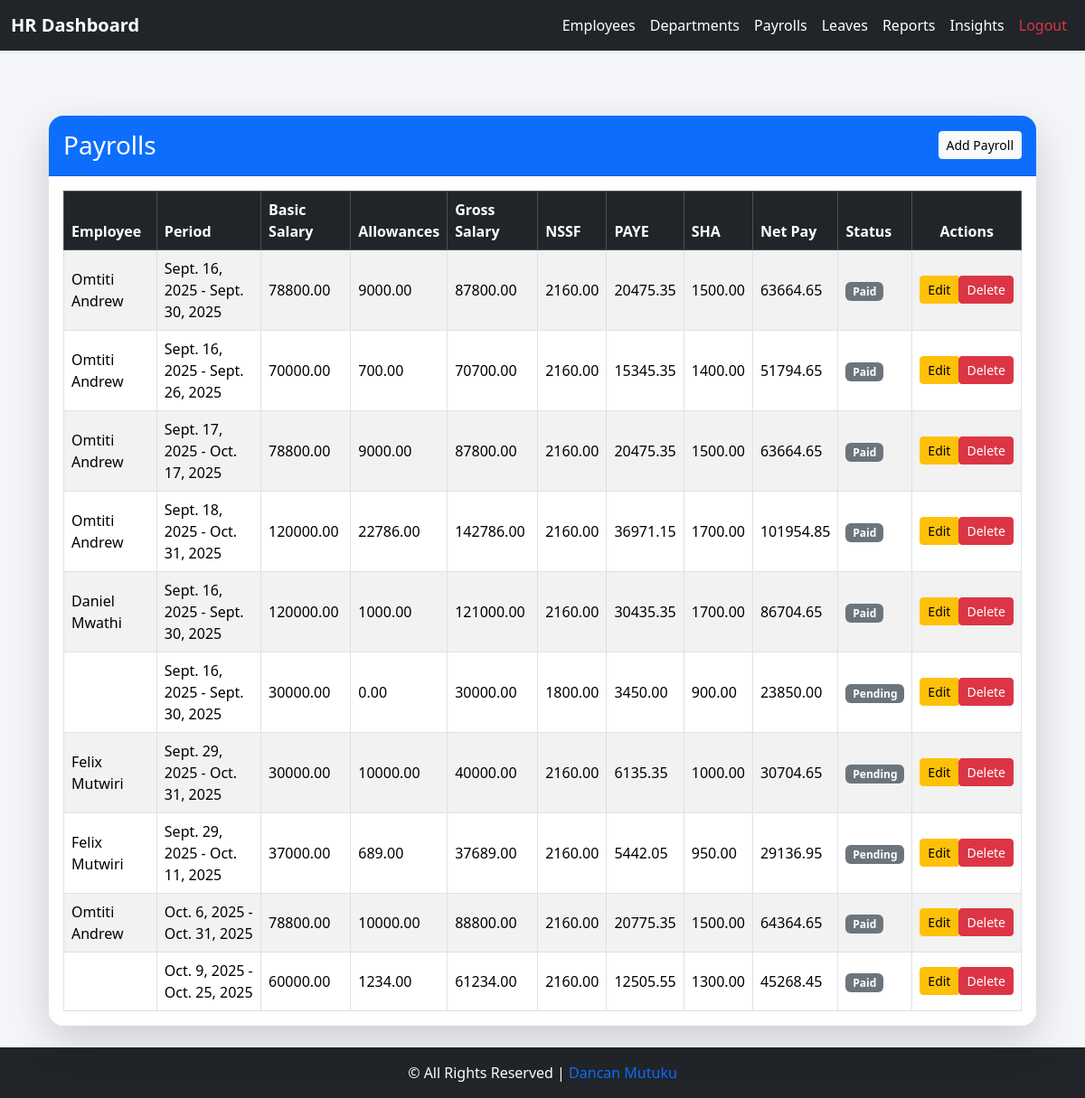
The app's page /employee/hr/payrolls/, older data.
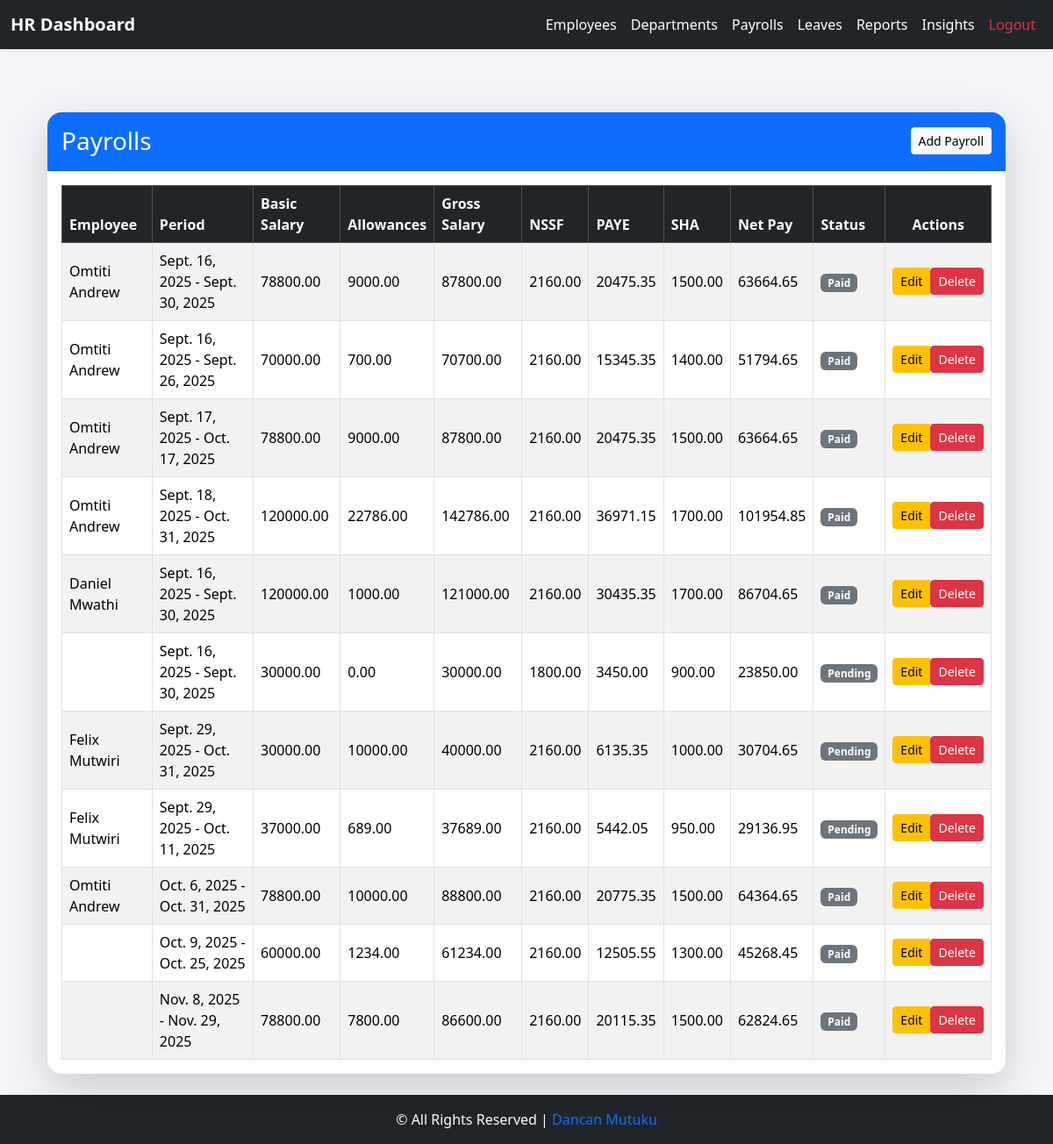
The same page, newer data.
### core/models.py (models this page shows, shortened)
class Payroll(models.Model):
    STATUS_PENDING = 'Pending'
    STATUS_PAID = 'Paid'
    STATUS_CHOICES = [
        (STATUS_PENDING, 'Pending'),
        (STATUS_PAID, 'Paid'),
    ]
    employee = models.ForeignKey(Employee, on_delete=models.CASCADE, related_name='payrolls')
    period_start = models.DateField()
    period_end = models.DateField()
    basic_salary = models.DecimalField(max_digits=10, decimal_places=2)
    allowances = models.DecimalField(max_digits=10, decimal_places=2, default=0)
    gross_salary = models.DecimalField(max_digits=10, decimal_places=2, editable=False)
    paye = models.DecimalField(max_digits=10, decimal_places=2, editable=False, default=0)
    sha = models.DecimalField(max_digits=10, decimal_places=2, editable=False, default=0)
    nssf = models.DecimalField(max_digits=10, decimal_places=2, editable=False, default=0)
    net_pay = models.DecimalField(max_digits=10, decimal_places=2, editable=False)
    status = models.CharField(max_length=10, choices=STATUS_CHOICES, default=STATUS_PENDING)

class Employee(models.Model):
    GENDER_CHOICES = (
        ("M", "Male"),
        ("F", "Female"),
    )
    user = models.OneToOneField(User, on_delete=models.CASCADE, related_name='employee_profile')
    employee_id = models.CharField(max_length=20, unique=True, blank=True, null=True)
    contact = models.CharField(max_length=20, blank=True)
    dob = models.DateField(null=True, blank=True)
    gender = models.CharField(max_length=1, choices=GENDER_CHOICES, blank=True)
    address = models.TextField(blank=True)
    job_title = models.CharField(max_length=100, blank=True)
    department = models.ForeignKey('Department', on_delete=models.SET_NULL, null=True, blank=True)
    hire_date = models.DateField(null=True, blank=True)
    is_active_employee = models.BooleanField(default=True)
    salary = models.DecimalField(
        max_digits=10, decimal_places=2, default=0, validators=[MinValueValidator(0)]
    )
    profile_picture = models.ImageField(upload_to="profiles/", blank=True, null=True)
    emergency_contact_name = models.CharField(max_length=100, blank=True, null=True)
    emergency_contact_phone = models.CharField(max_length=20, blank=True, null=True)
    annual_leave_balance = models.PositiveIntegerField(default=20)
    sick_leave_balance = models.PositiveIntegerField(default=10)
    contract_start = models.DateField(null=True, blank=True)
    contract_end = models.DateField(null=True, blank=True)

### core/views.py (the view)
# urls.py: path("hr/payrolls/", views.payroll_list, name="payroll_list"),
def payroll_list(request):
    payrolls = Payroll.objects.all()  # <- fetch all payroll records
    return render(request, 'core/payroll_list.html', {'payrolls': payrolls})

### core/templates/core/payroll_list.html (shortened to what this page needs)
{% extends 'base_hr.html' %}
{% block content %}
<div class="container mt-5">
  <div class="row justify-content-center">
    <div class="col-12 col-sm-12 col-md-12">
      <div class="card shadow-lg border-0 rounded-4">
        <div class="card-header bg-primary text-white d-flex justify-content-between align-items-center py-3 rounded-top-4">
          <h3 class="mb-0">Payrolls</h3>
          <a href="{% url 'payroll_add' %}" class="btn btn-light btn-sm">
             Add Payroll
          </a>
        </div>
        <div class="card-body">
          {% if payrolls %}
          <div class="table-responsive">
            <table class="table table-striped table-bordered align-middle mb-0">
              <thead class="table-dark">
                <tr>
                  <th>Employee</th>
                  <th>Period</th>
                  <th>Basic Salary</th>
                  <th>Allowances</th>
                  <th>Gross Salary</th>
                  <th>NSSF</th>
                  <th>PAYE</th>
                  <th>SHA</th>
                  <th>Net Pay</th>
                  <th>Status</th>
                  <th class="text-center">Actions</th>
                </tr>
              </thead>
              <tbody>
                {% for payroll in payrolls %}
                <tr>
                  <td>{{ payroll.employee.user.get_full_name }}</td>
                  <td>{{ payroll.period_start }} - {{ payroll.period_end }}</td>
                  <td>{{ payroll.basic_salary|floatformat:2 }}</td>
                  <td>{{ payroll.allowances|floatformat:2 }}</td>
                  <td>{{ payroll.gross_salary|floatformat:2 }}</td>
                  <td>{{ payroll.nssf|floatformat:2 }}</td>
                  <td>{{ payroll.paye|floatformat:2 }}</td>
                  <td>{{ payroll.sha|floatformat:2 }}</td>
                  <td>{{ payroll.net_pay|floatformat:2 }}</td>
                  <td>
                    <span class="badge
                      {% if payroll.status == 'paid' %} bg-success
                      {% elif payroll.status == 'pending' %} bg-warning text-dark
                      {% else %} bg-secondary {% endif %}">
                      {{ payroll.get_status_display }}
                    </span>
                  </td>
                  <td class="text-center">
                    <div class="btn-group" role="group">
                      <a href="{% url 'payroll_edit' payroll.pk %}" class="btn btn-sm btn-warning">
                         Edit
                      </a>
                      <form action="{% url 'payroll_delete' payroll.pk %}" method="post" class="d-inline">
                        <button type="submit" class="btn btn-sm btn-danger"
                                onclick="return confirm('Are you sure you want to delete this payroll?');">
                           Delete
                        </button>
                      </form>
                    </div>
                  </td>
                </tr>
                {% endfor %}
              </tbody>
            </table>
          </div>
          {% else %}
          <div class="alert alert-info text-center mb-0">
            <i class="bi bi-info-circle"></i> No payroll records found.
          </div>
          {% endif %}
        </div>
      </div>
    </div>
  </div>
</div>
{% endblock %}

Row changes from the older to the newer data that the page shows:
added Payroll: period_start "Nov. 8, 2025", period_end "Nov. 29, 2025", basic_salary "78800.00", allowances "7800.00", gross_salary "86600.00", nssf "2160.00", paye "20115.35", sha "1500.00", net_pay "62824.65", status "Paid"
